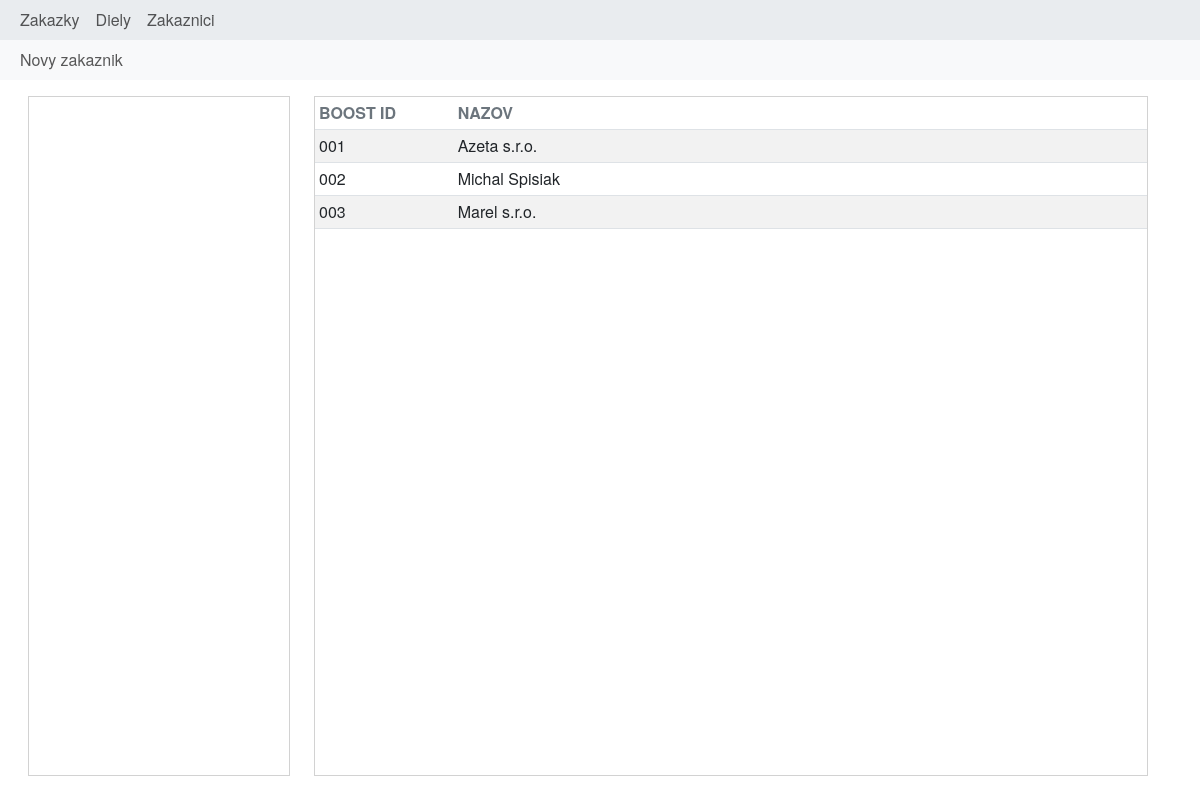
Before: /customers/ with the older database file.
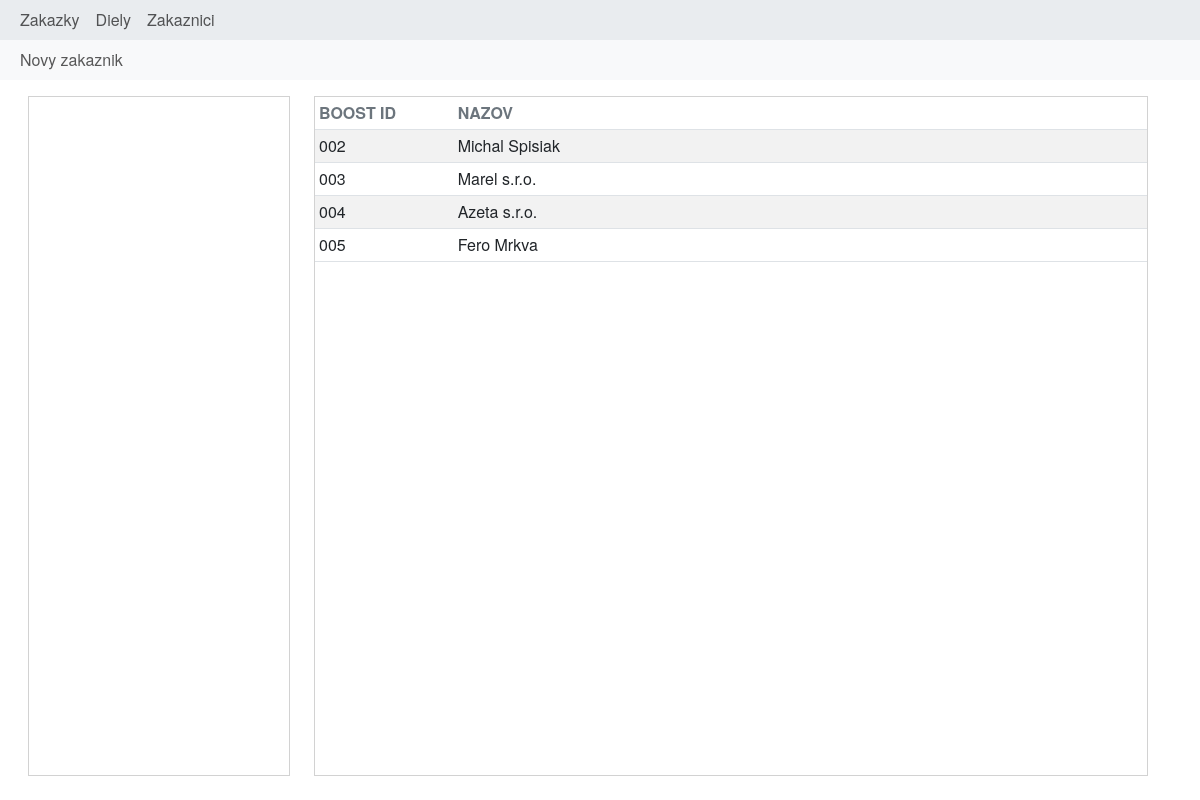
After: the same page with the newer database file.
### Customers/models.py (models this page shows, shortened)
class Customer(models.Model):
    boost_id = models.CharField(max_length=5, unique=True, null=True, blank=True, editable=False)
    name = models.CharField(max_length=128)

### Customers/views.py (the view)
# urls.py: path('customers/', views.customer_list, name='customers'),
def customer_list(request):
    customers = Customer.objects.all()
    form = CustomerForm()
    ctx = {
        'customers': customers,
        'form': form
    }
    return render(request, 'Customers/customers_list.html', ctx)

### templates/Customers/customers_list.html (shortened to what this page needs)
{% extends 'core/base.html' %}
{% block content %}
    <div class="">
        {% include 'components/navbar_function_customer.html' %}
        <div class="m-3">
            <div class="container-fluid row">
                <div class="col-3">
                    <div class="p-3 card rounded-0 full-screen-card card-scroll">
                    </div>
                </div>
                <div class="col-9">
                    <div class="card rounded-0 full-screen-card card-scroll">
                        <table class="table table-sm table-hover table-striped">
                            <thead>
                            <tr>
                                <th class="col-2 text-uppercase text-secondary ">Boost ID</th>
                                <th class="col-8 text-uppercase text-secondary ">Nazov</th>
                                <th class="text-uppercase text-secondary "></th>
                            </tr>
                            </thead>
                            <tbody id="customer-list">
                            {% for c in customers %}
                                {% include 'Customers/customer_detail.html' %}
                            {% endfor %}
                            </tbody>
                        </table>
                    </div>
                </div>
            </div>
        </div>
    </div>
{% endblock %}

### templates/core/base.html (shortened to what this page needs)
{% load static %}
<!doctype html>
<html lang="en">
<head>
    <link rel="stylesheet" href="{% static 'css/bootstrap.css' %}">
    <link rel="stylesheet" href="{% static 'css/styles.css' %}">
</head>
<body hx-headers='{"X-CSRFToken": "{{ csrf_token }}"}'>
<div class="">
    {% include 'components/navbar.html' %}
<div class="">
    {% block content %}
    {% endblock %}
</div>
</div>
</body>
</html>

### templates/components/navbar.html
<nav class="p-0 navbar navbar-expand-lg bg-body-secondary">
    <div class="container-fluid">
        <div class="collapse navbar-collapse" id="navbarSupportedContent">
            <ul class="navbar-nav me-auto mb-2 mb-lg-0">
                <li class="nav-item">
                    <a class="nav-link btn btn-outline-secondary" href="{% url 'orders' %}">Zakazky</a>
                </li>
                <li class="nav-item">
                    <a class="nav-link btn btn-outline-secondary" href="{% url 'parts' %}">Diely</a>
                </li>
                <li class="nav-item">
                    <a class="nav-link btn btn-outline-secondary" href="{% url 'customers' %}">Zakaznici</a>
                </li>
            </ul>
        </div>
    </div>
</nav>

### templates/components/navbar_function_customer.html
<nav class="p-0 navbar navbar-expand-lg bg-body-tertiary">
    <div class="container-fluid">
        <div class="collapse navbar-collapse" id="navbarSupportedContent">
            <ul class="navbar-nav me-auto mb-2 mb-lg-0">
                <li class="nav-item">
                    <div class="d-flex">
                        <button class="nav-link btn btn-outline-secondary" type="button"
                                hx-get="{% url 'customer_add' %}"
                                hx-target="#customer-form"
                                hx-swap="this">Novy zakaznik
                        </button>
                    </div>
                </li>
            </ul>
        </div>
    </div>
</nav>

### templates/Customers/customer_detail.html
<tr style="cursor: pointer" hx-get="{% url 'customer_preview' c.pk %}" hx-trigger="click" hx-target="#customer-form">
    <td class="">{{ c.boost_id }}</td>
    <td class="">{{ c.name }}</td>
    <td class="">
    </td>
</tr>

### static/css/styles.css (style rules this page uses)
.full-screen-card { height: 85vh; }
.card-scroll { overflow-y: auto; }
body { font-family: "Helvetica Neue", Helvetica, sans-serif; }
.btn { border-radius: 0; }

Changed rows visible on the page:
removed Customer: boost_id "001", name "Azeta s.r.o."
added Customer: boost_id "004", name "Azeta s.r.o."
added Customer: boost_id "005", name "Fero Mrkva"
